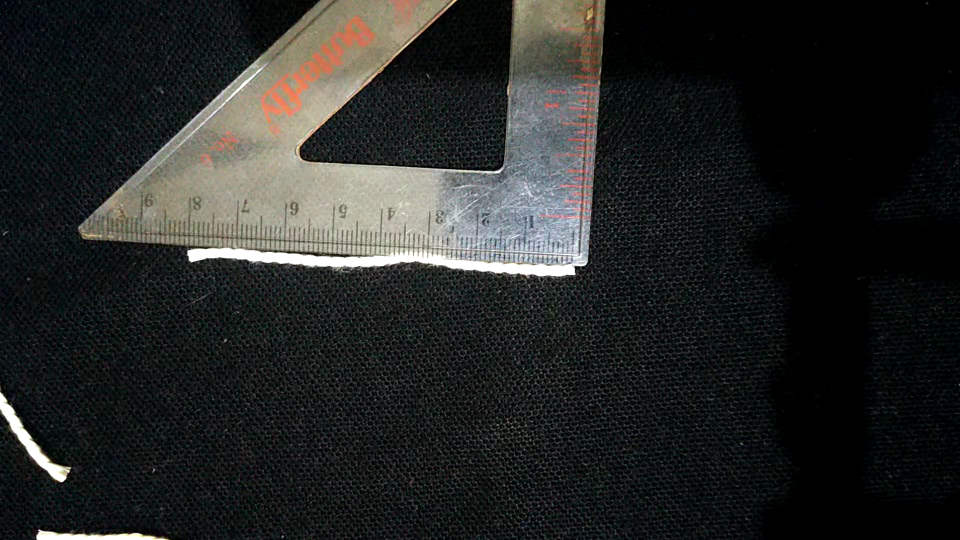
#> input picture long.png, 1920 x 1080 px, given in place of video.mp4, which was not available (shown at 1/2 size)
$ python main.py   (older library calls are emulated)
#> lines starting #> are read from the running program, lines starting #| are printed output that depends on the picture; after the words box and inside, x2 and y2 are one past the last pixel; in counts of white or black regions, pixels touching at a corner belong together; pictures that were not available may be replaced by others from this repository, and a replacement may not be noted

import cv2
import numpy as np

video = cv2.VideoCapture("video.mp4")
FONT = cv2.FONT_HERSHEY_PLAIN
RECT = cv2.getStructuringElement(cv2.MORPH_RECT, (3, 3))
BLUE = (255, 0, 0)
CYAN = (255, 255, 0)
CALLIBRATION = 13940

while True:
    retval, image = video.read()
#> image is the input picture: shape (1080, 1920, 3); mean B, G, R 37.8, 39.2, 37.6
    if not retval: break
    gray = image[:, :, 0]
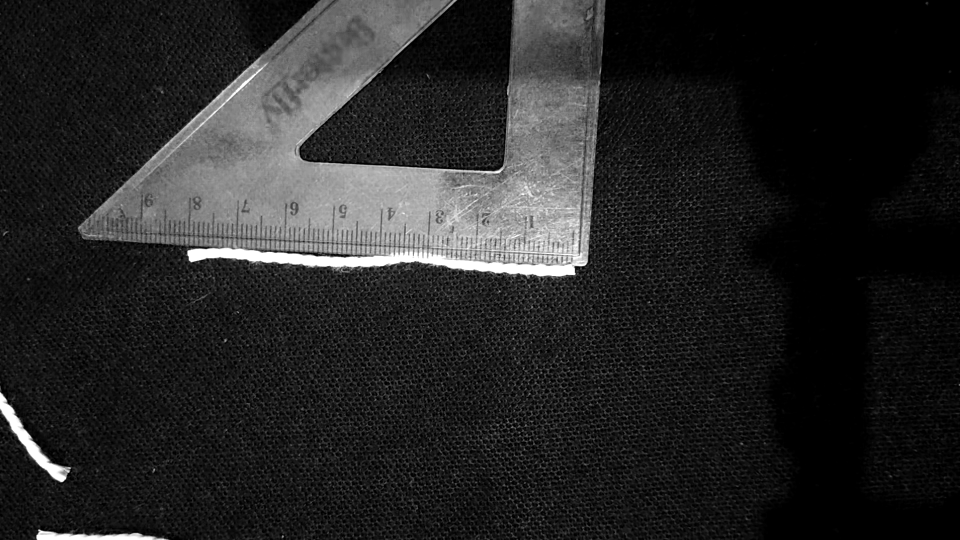
#> gray: shape (1080, 1920) (shown at 1/2 size); min 0, max 255, mean 37.8
    _, binary = cv2.threshold(gray, 220, 255, cv2.THRESH_BINARY)
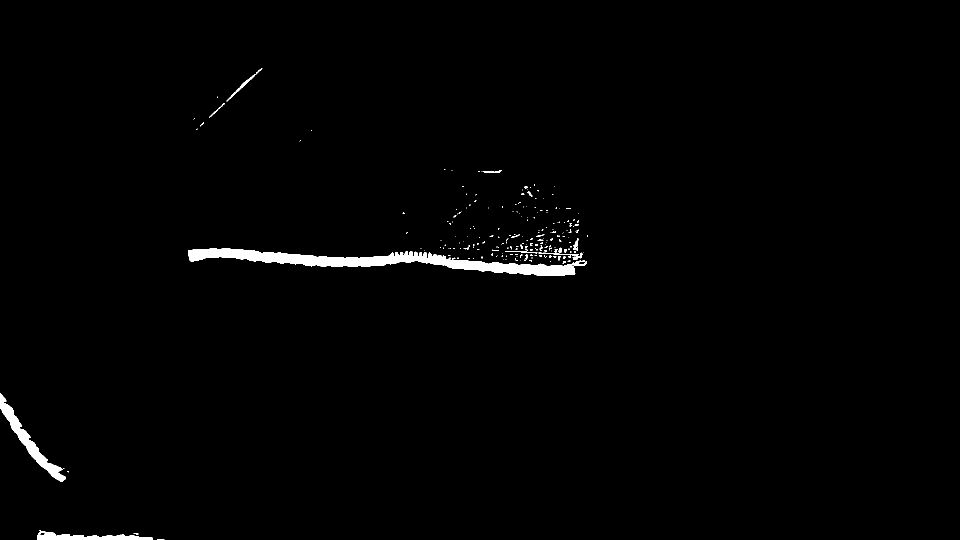
#> binary: shape (1080, 1920) (shown at 1/2 size); 1.1% white; 228 white regions (203 under 20 px), largest, box (x1, y1, x2, y2) and area: (376, 496, 1174, 552) 14700, (0, 786, 132, 964) 3681, (74, 1060, 306, 1080) 2156
    output = cv2.connectedComponentsWithStats(binary, 4, cv2.CV_32S)
    num, labels, stats, centroids = output
#> labels: shape (1080, 1920) int32; 229 distinct labels, from 0 to 228
#> num = 229; stats = 229 rows, first 6: [0, 0, 1920, 1080, 2050436], [453, 136, 72, 67, 339], [434, 193, 2, 3, 4], [418, 206, 32, 30, 83], [387, 236, 3, 3, 3], [400, 245, 8, 8, 18]; centroids = 229 pairs, first value 57.98 to 1174.5, second value 169.1 to 1078.8
    for i in range(1, num):
        x1 = stats[i, cv2.CC_STAT_LEFT]
        y1 = stats[i, cv2.CC_STAT_TOP]
        x2 = x1 + stats[i, cv2.CC_STAT_WIDTH]
        y2 = y1 + stats[i, cv2.CC_STAT_HEIGHT]
        a = stats[i, cv2.CC_STAT_AREA]
        p = np.zeros_like(binary)
        p[labels == i] = 255
        p = np.sum(p - cv2.morphologyEx(p, cv2.MORPH_ERODE, RECT))
        d = p * (p / 16) - a
        if d < 0: continue
        l = (p / 4 + d ** 0.5) / CALLIBRATION
        w = (a / l) / CALLIBRATION
        if l < 1: continue
        text = f"Length: {l:.2f} cm"
        image = cv2.rectangle(image, (x1, y1), (x2, y2), BLUE, 4, 1)
        image = cv2.putText(image, text, (x1, y1), FONT, 1.5, CYAN, 2, 1)
#> this loop made 228 passes
#> (x1, y1, x2, y2, a, d, l, w) on passes 2 to 4: (434, 193, 436, 196, 4, 65021, 0.0366, 0.00784), (418, 206, 450, 236, 83, 27997243.6, 0.759, 0.00784), (387, 236, 390, 239, 3, 36573.6, 0.0274, 0.00784)
#> pass 1, `image = cv2.rectangle(image, (x1, y1), (x2, y2), BLUE, 4, 1)`:
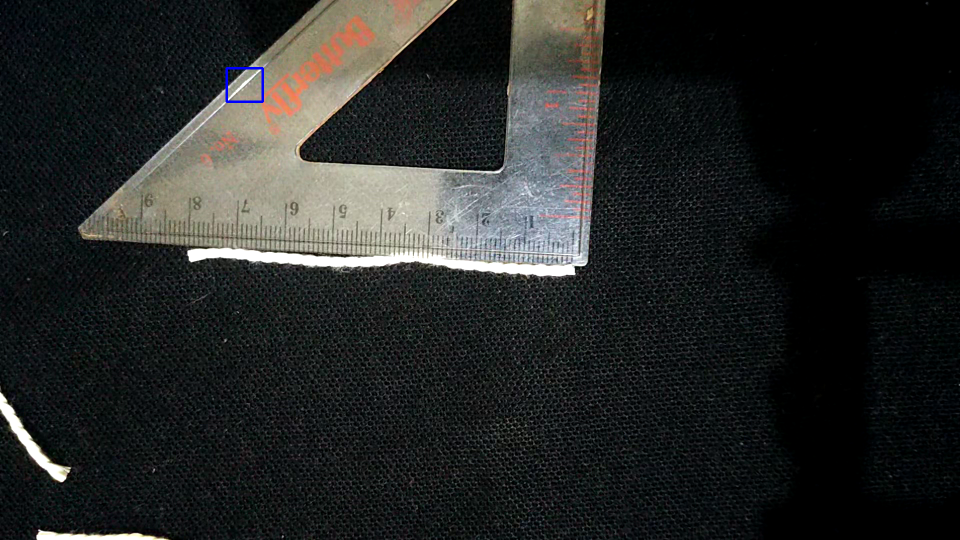
#> image: shape (1080, 1920, 3) (shown at 1/2 size); 0.07% of pixels changed, all inside (x1, y1, x2, y2) = (451, 134, 528, 206)
#> pass 1, `image = cv2.putText(image, text, (x1, y1), FONT, 1.5, CYAN, 2, 1)`:
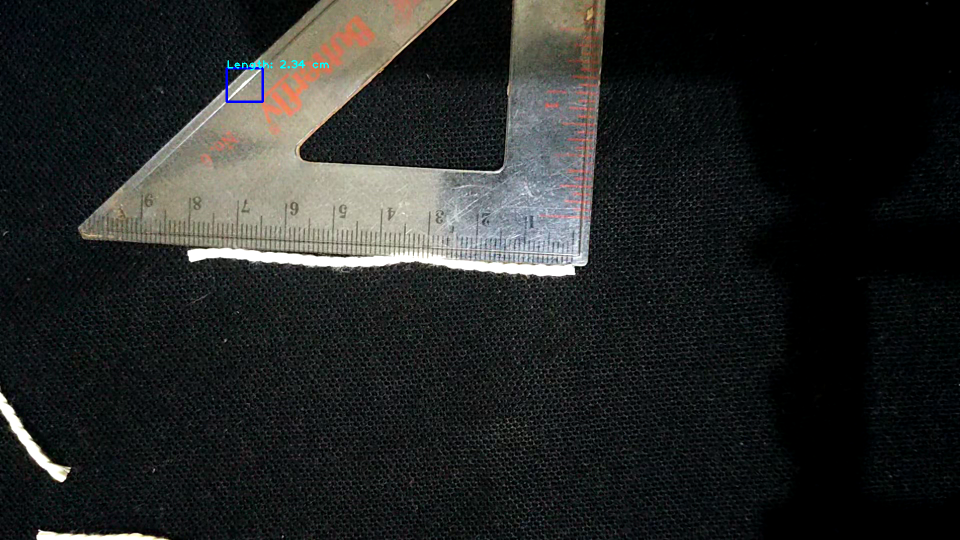
#> image: shape (1080, 1920, 3) (shown at 1/2 size); 0.05% of pixels changed, all inside (x1, y1, x2, y2) = (455, 120, 658, 141)
#> after the loop:
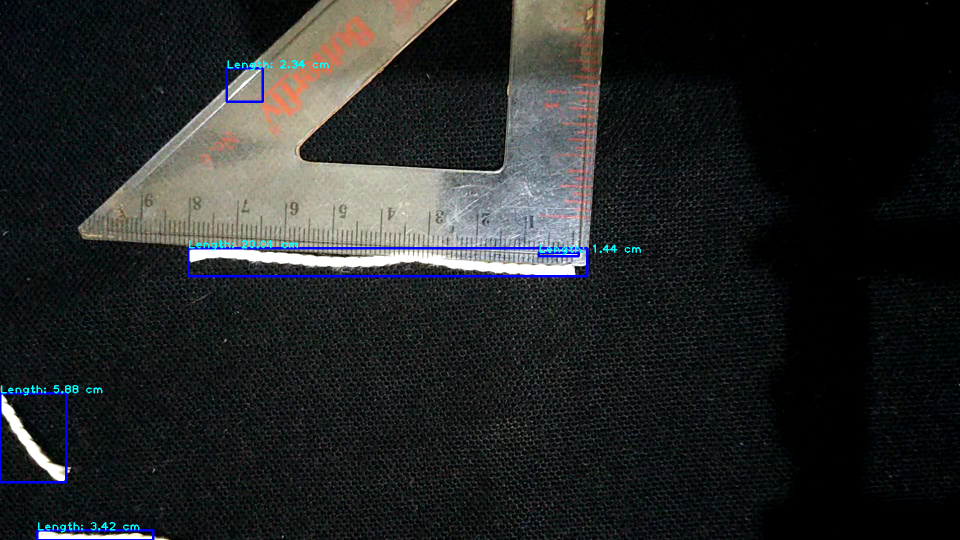
#> image: shape (1080, 1920, 3) (shown at 1/2 size); 0.83% of pixels changed, all inside (x1, y1, x2, y2) = (0, 480, 1282, 1080)
    cv2.imshow("Video", image)
    cv2.waitKey(33)
cv2.waitKey()
video.release()

$ run again, on medium.png
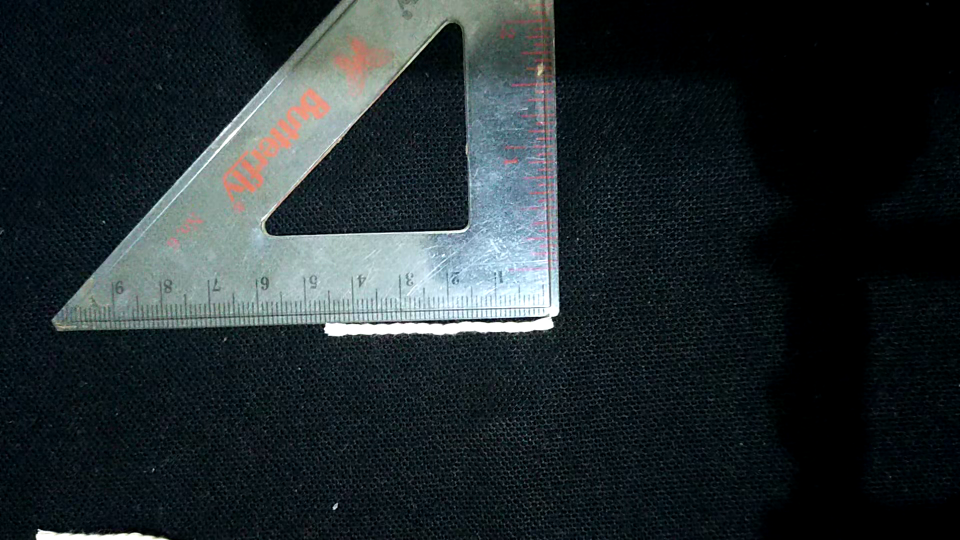
#> input picture medium.png, 1920 x 1080 px, given in place of video.mp4, which was not available (shown at 1/2 size)
#> image is the input picture: shape (1080, 1920, 3); mean B, G, R 46.8, 43.9, 35.3
#> binary: shape (1080, 1920); 2.3% white; 359 white regions (261 under 20 px), largest, box (x1, y1, x2, y2) and area: (648, 464, 1118, 672) 36995, (72, 1061, 333, 1080) 2621, (601, 455, 937, 473) 907
#> `num, labels, stats, centroids = output`:
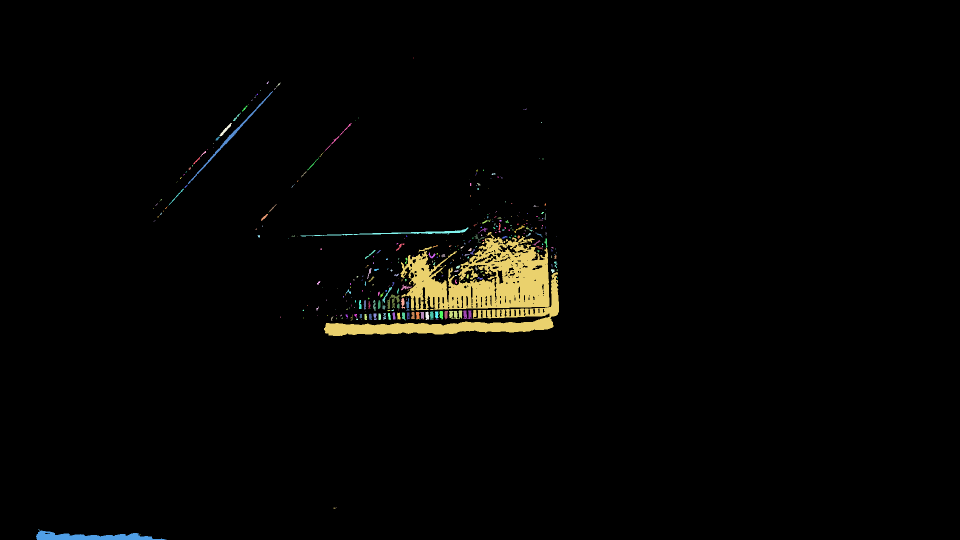
#> labels: shape (1080, 1920) int32 (shown at 1/2 size); 360 distinct labels, from 0 to 359; one colour per label, 0 black
#> num = 360; stats = 360 rows, first 6: [0, 0, 1920, 1080, 2025335], [826, 115, 1, 2, 2], [533, 163, 5, 5, 12], [552, 165, 9, 10, 21], [548, 176, 3, 3, 5], [520, 181, 2, 1, 2]; centroids = 360 pairs, first value 77.6 to 1115, second value 115.5 to 1073.7
#> the loop `for i in range(1, num):` made 359 passes
#> (x1, y1, x2, y2, a, d, l, w) on passes 1 to 3: (826, 115, 827, 117, 2, 16254.2, 0.0183, 0.00784), (533, 163, 538, 168, 12, 585213, 0.11, 0.00784), (552, 165, 561, 175, 21, 1792230.6, 0.192, 0.00784)
#> after the loop `for i in range(1, num):`:
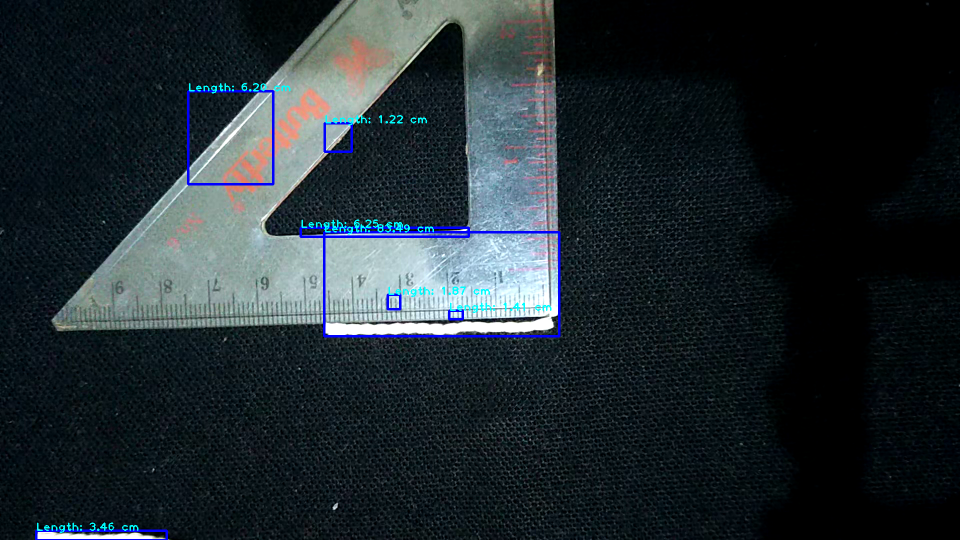
#> image: shape (1080, 1920, 3) (shown at 1/2 size); 1.13% of pixels changed, all inside (x1, y1, x2, y2) = (70, 166, 1121, 1080)

$ run again, on short.png
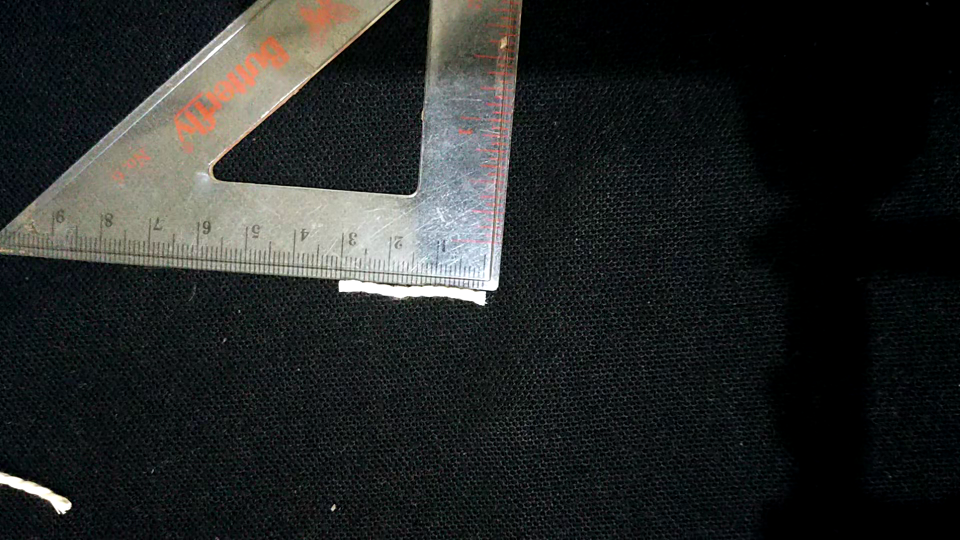
#> input picture short.png, 1920 x 1080 px, given in place of video.mp4, which was not available (shown at 1/2 size)
#> image is the input picture: shape (1080, 1920, 3); mean B, G, R 39.2, 40.3, 37.9
#> `_, binary = cv2.threshold(gray, 220, 255, cv2.THRESH_BINARY)`:
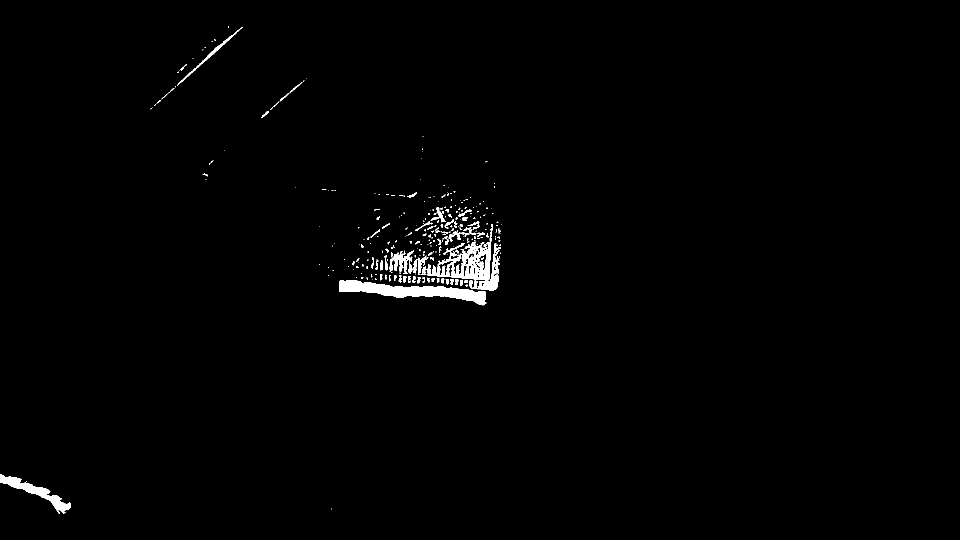
#> binary: shape (1080, 1920) (shown at 1/2 size); 1.1% white; 286 white regions (211 under 20 px), largest, box (x1, y1, x2, y2) and area: (678, 560, 973, 611) 6019, (843, 462, 1002, 581) 5982, (0, 948, 142, 1028) 2555
#> labels: shape (1080, 1920) int32; 287 distinct labels, from 0 to 286
#> num = 287; stats = 287 rows, first 6: [0, 0, 1920, 1080, 2051771], [456, 53, 2, 2, 4], [354, 54, 132, 117, 659], [428, 78, 4, 3, 7], [423, 82, 2, 2, 3], [409, 94, 3, 2, 3]; centroids = 287 pairs, first value 52.5 to 1002, second value 53.5 to 1017.5
#> the loop `for i in range(1, num):` made 286 passes
#> (x1, y1, x2, y2, a, d, l, w) on passes 1, 3, 4: (456, 53, 458, 55, 4, 65021, 0.0366, 0.00784), (428, 78, 432, 81, 7, 199132.1, 0.064, 0.00784), (423, 82, 425, 84, 3, 36573.6, 0.0274, 0.00784)
#> after the loop `for i in range(1, num):`:
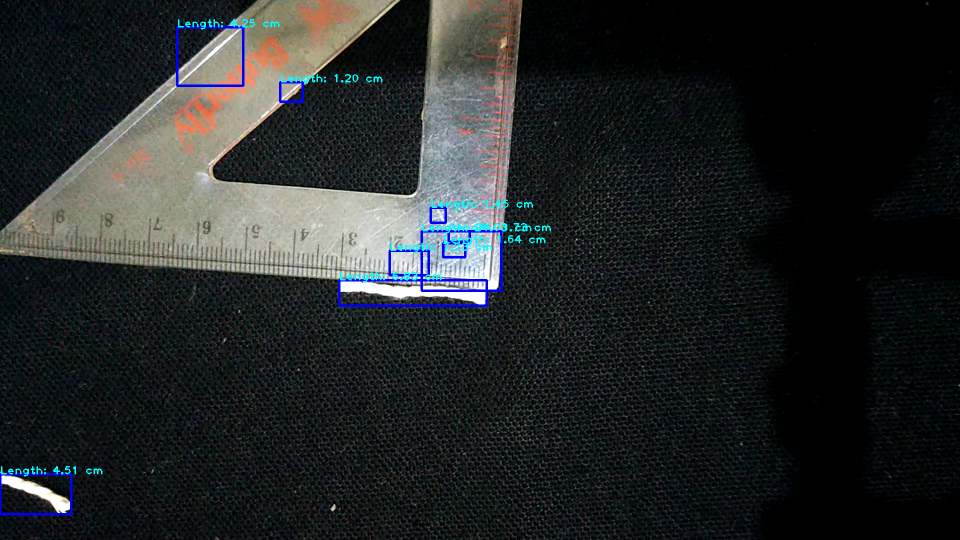
#> image: shape (1080, 1920, 3) (shown at 1/2 size); mean B, G, R 40.5, 40, 36.6
